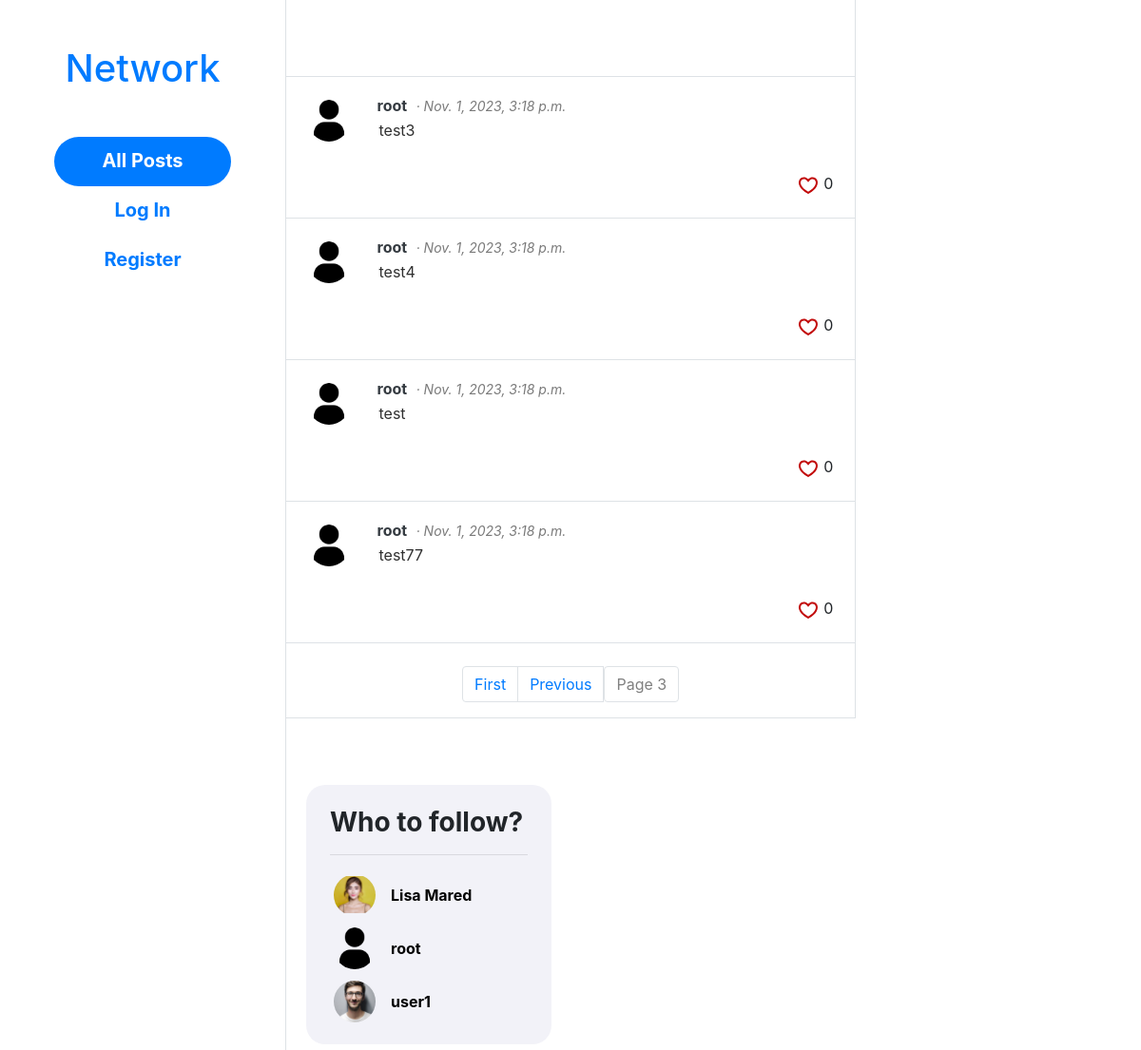
/?page=3, run on the app's committed database.
### network/models.py (models this page shows, shortened)
class Post(models.Model):
    author = models.ForeignKey(User, on_delete=models.CASCADE, related_name="posts")
    content = models.CharField(max_length=2048)
    likes = models.ManyToManyField(User, blank=True, related_name="liked")
    created_at = models.DateTimeField(auto_now_add=True)

class User(AbstractUser):
    avatar = models.ImageField(upload_to='profile_pictures', null=True, blank=True)
    followed = models.ManyToManyField('self', symmetrical=False, blank=True, related_name='followers')

### network/views.py (the view)
# urls.py: path("", views.index, name="index"),
def index(request):
    paginator = Paginator(Post.objects.order_by('-created_at'), 10)
    page_number = request.GET.get('page')
    if not page_number:
        page_number = 1
    if request.user.is_authenticated:
        to_follow = User.objects.exclude(id__in=request.user.followed.all().values_list('id')).exclude(id=request.user.id).annotate(followers_count=Count('followers')).order_by('-followers_count')[:5]
    else:
        to_follow = User.objects.annotate(followers_count=Count('followers')).order_by('-followers_count')[:5]
    return render(request, "network/posts.html", {
        "posts": paginator.get_page(page_number),
        "to_follow": to_follow
    })

### network/templates/network/posts.html (shortened to what this page needs)
{% extends "network/index.html" %}
{% load static %}
{% block body2 %}
<div class="divs-2 ">
</div>
<div id="posts-container">
    {% for post in posts %}
        <div class="row p-2 pt-4 border-top border-bottom post-container">
            <div class="col-1">
                <a href="{% url 'profile' post.author.id %}">
                    {% if post.author.avatar %}
                        <div class="avatar" style="background-image: url('{{ post.author.avatar.url }}');"></div>
                    {% else %}
                        <div class="avatar" style="background-image: url('{% static 'network/default-avatar.png' %}');"></div>
                    {% endif %}
                </a>
            </div>
            <div class="col-11">
                <div class="ml-4 post-content-container">
                    <a class="text-dark" href="{% url 'profile' post.author.id %}"><strong>{{ post.author.username }}</strong></a>
                    <i class="timestamp">· {{ post.created_at }}</i>
                    <br>
                    <textarea class="bg-transparent post-content" type="text" disabled>{{ post.content }}</textarea>
                    <div class="like-container">
                        {% if user in post.likes.all %}
                            <svg style="display: inline-block;" class="like" data-post="{{ post.id }}" data-like="true"><g color="#c20b0b"><path fill="currentcolor" d="M20.884 13.19c-1.351 2.48-4.001 5.12-8.379 7.67l-.503.3-.504-.3c-4.379-2.55-7.029-5.19-8.382-7.67-1.36-2.5-1.41-4.86-.514-6.67.887-1.79 2.647-2.91 4.601-3.01 1.651-.09 3.368.56 4.798 2.01 1.429-1.45 3.146-2.1 4.796-2.01 1.954.1 3.714 1.22 4.601 3.01.896 1.81.846 4.17-.514 6.67z"></path></g></svg>
                            <svg style="display: none;" class="like " data-post="{{ post.id }}" data-like="false"><g color="#c20b0b"><path fill="currentcolor" d="M16.697 5.5c-1.222-.06-2.679.51-3.89 2.16l-.805 1.09-.806-1.09C9.984 6.01 8.526 5.44 7.304 5.5c-1.243.07-2.349.78-2.91 1.91-.552 1.12-.633 2.78.479 4.82 1.074 1.97 3.257 4.27 7.129 6.61 3.87-2.34 6.052-4.64 7.126-6.61 1.111-2.04 1.03-3.7.477-4.82-.561-1.13-1.666-1.84-2.908-1.91zm4.187 7.69c-1.351 2.48-4.001 5.12-8.379 7.67l-.503.3-.504-.3c-4.379-2.55-7.029-5.19-8.382-7.67-1.36-2.5-1.41-4.86-.514-6.67.887-1.79 2.647-2.91 4.601-3.01 1.651-.09 3.368.56 4.798 2.01 1.429-1.45 3.146-2.1 4.796-2.01 1.954.1 3.714 1.22 4.601 3.01.896 1.81.846 4.17-.514 6.67z"></path></g></svg>
                        {% else %}
                            <svg style="display: inline-block;" class="like " data-post="{{ post.id }}" data-like="false"><g color="#c20b0b"><path fill="currentcolor" d="M16.697 5.5c-1.222-.06-2.679.51-3.89 2.16l-.805 1.09-.806-1.09C9.984 6.01 8.526 5.44 7.304 5.5c-1.243.07-2.349.78-2.91 1.91-.552 1.12-.633 2.78.479 4.82 1.074 1.97 3.257 4.27 7.129 6.61 3.87-2.34 6.052-4.64 7.126-6.61 1.111-2.04 1.03-3.7.477-4.82-.561-1.13-1.666-1.84-2.908-1.91zm4.187 7.69c-1.351 2.48-4.001 5.12-8.379 7.67l-.503.3-.504-.3c-4.379-2.55-7.029-5.19-8.382-7.67-1.36-2.5-1.41-4.86-.514-6.67.887-1.79 2.647-2.91 4.601-3.01 1.651-.09 3.368.56 4.798 2.01 1.429-1.45 3.146-2.1 4.796-2.01 1.954.1 3.714 1.22 4.601 3.01.896 1.81.846 4.17-.514 6.67z"></path></g></svg>
                        {% endif %}
                        <p class="likes-count likes-count-{{ post.id }}">{{ post.likes.count }}</p>
                    </div>
                </div>
            </div>
        </div>
    {% endfor %}
    <div class="d-flex justify-content-center mt-4">
        <ul class="pagination">
            {% if posts.has_previous %}
                <li class="page-item"><a class="page-link" href="?page=1">First</a></li>
                <li class="page-item"><a class="page-link" href="?page={{ posts.previous_page_number }}">Previous</a></li>
            {% endif %}
            <span class="current">
                <li class="page-item"><a class="page-link disabled">Page {{ posts.number }}</a></li>
            </span>
        </ul>
    </div>
</div>
{% endblock %}

### network/templates/network/index.html (shortened to what this page needs)
{% extends "network/layout.html" %}
{% load static %}
{% block body %}
<div class="row body-1-container bg-white">
    <div class="col-8 border-right border-bottom body-2-container">
        {% block body2 %}
        {% endblock %}
    </div>
    <div class="col-4 right-bar-container">
        <div class="right-panel">
            <h3><strong>Who to follow?</strong></h3>
            <hr>
            {% for user in to_follow %}
                <a href="{% url 'profile' user.id %}">
                    <div class="m-1 mb-2 avatar" style="background-image:
                        {% if user.avatar %}
                            url('{{ user.avatar.url }}');
                        {% else %}
                            url('{% static 'network/default-avatar.png' %}');
                        {% endif %}
                        ">
                        <div class="username-to-follow-container align-middle">
                            <b>{{ user.username }}</b>
                        </div>
                    </div>
                </a>
                <br>
            {% endfor %}
        </div>
    </div>
</div>
{% endblock %}

### network/static/network/styles.css (style rules this page uses)
.divs-2 { margin-top: 30px; margin-inline: -15px; padding-top: 40px; padding-inline: 25px; padding-bottom: 10px; border-bottom: 1px solid #dee2e6!important; }
.avatar { display: inline-block; width: 44px; height: 44px; border-radius: 50%; background-repeat: no-repeat; background-position: center; background-size: 44px; }
.post-content { resize: none; min-height: 0px; color: rgb(48, 48, 48); border: none; border-radius: 5px; width: 100%; }
.post-container { border-top: 0 solid #dee2e6!important; margin: 0px; }
#posts-container { margin-inline: -15px; width: calc(100% + 30px); }
.post-content-container { margin-top: -6px; }
.body-1-container { min-width: 300px; }
.body-2-container { min-width: 300px; }
.right-bar-container { min-width: 300px; }
.timestamp { display: inline-block; color: rgb(122, 122, 122); font-size: 14px; margin-left: 5px; }
.like { display: inline-block; height: 24px; width: 24px; }
.likes-count { display: inline-block; }
.like-container { float: right; }
a.disabled { color: gray; pointer-events: none; }
.right-panel { background-color: rgb(242, 242, 248); margin: 6px; margin-top: 70px; padding: 25px; padding-top: 23px; padding-bottom: 15px; border-radius: 20px; }
.username-to-follow-container { display: inline-block; vertical-align: middle; margin-left: 60px; line-height: 44px; color: black; min-width: 150px; }

### data on the page
Post: author.username "root", created_at "Nov. 1, 2023, 3:18 p.m.", content "test3", likes.count "0"
Post: author.username "root", created_at "Nov. 1, 2023, 3:18 p.m.", content "test4", likes.count "0"
Post: author.username "root", created_at "Nov. 1, 2023, 3:18 p.m.", content "test", likes.count "0"
Post: author.username "root", created_at "Nov. 1, 2023, 3:18 p.m.", content "test77", likes.count "0"
User: avatar (picture), username "Lisa Mared"
User: username "root"
User: avatar (picture), username "user1"

### other printed values
{{ posts.number }} "3"
